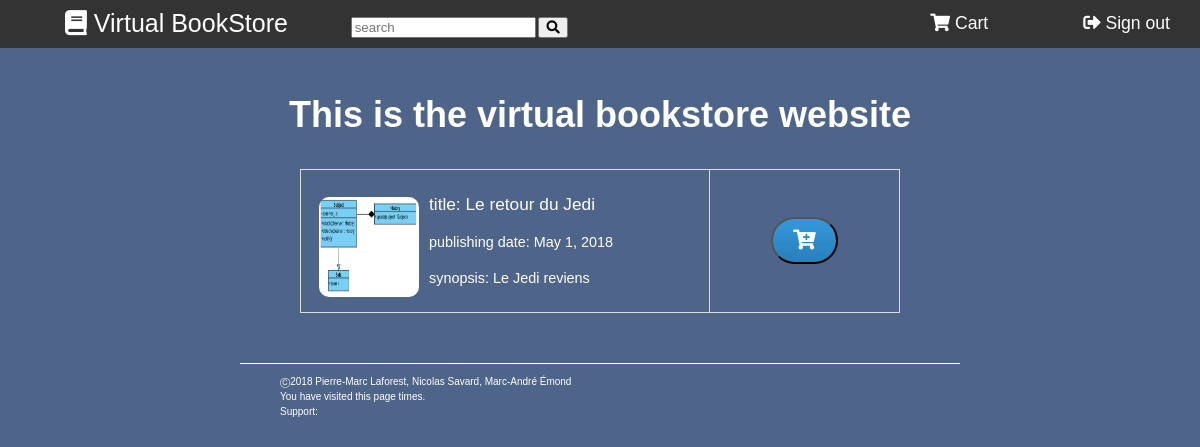
The app's page /shop/view_cart/ (signed in) with its own data.
### books/models.py (models this page shows, shortened)
class Book(models.Model):
    title = models.CharField(max_length=200)
    pub_date = models.DateField('date published', null=True,  blank=True)
    synopsis = models.TextField(max_length=2500,blank=True)
    path_to_img = models.CharField(max_length=260)
    photo = models.ImageField(upload_to='books', null=True)
    buy_price = models.FloatField(blank=True, null=True)
    rent_price = models.FloatField(blank=True, null=True)
    authors = models.ManyToManyField(Author, verbose_name="Author")
    genres  = models.ManyToManyField(Genre, verbose_name="Genre")

### online_shop/views.py (the view)
# urls.py: path('view_cart/', views.view_cart, name='view_cart'),
@login_required
def view_cart(request):
    user_cart_id = request.session.get("shopping_cart")
    if not user_cart_id:
        user_cart = SessionCart.objects.filter(user=request.user).first()
        if not user_cart:
            a = SessionCart()
            a.user = request.user
            a.save()
            user_cart = a
        request.session["shopping_cart"] = user_cart.id
        request.session.modified = True
    else:
        user_cart = SessionCart.objects.get(id=user_cart_id)
    shopping_cart_books = user_cart.books.all()
    context = {"books": shopping_cart_books, }
    return render(request, "online_shop/shopping_cart.html", context)

### main_site/context_processors.py (called while the page is built)
def settings(request):
    return {'settings': SiteSettings.load()}

### main_site/models.py (called while the page is built)
    def set_cache(self):
        cache.set(self.__class__.__name__, self)

    @classmethod
    def load(cls):
        if cache.get(cls.__name__) is None:
            obj, created = cls.objects.get_or_create(pk=1)
            if not created:
                obj.set_cache()
        return cache.get(cls.__name__)

### online_shop/templates/online_shop/shopping_cart.html (shortened to what this page needs)
{% extends "main_site/base.html" %}
{% block newlinks %}
{% load static %}
<link rel="stylesheet" href="{% static "online_shop/css/view-cart.css" %}">
{% endblock newlinks %}
{% block content %}
<div id="cart-books">
    {% if not books %}
    <h3> Shopping Cart is empty. </h3>
    {% else %}
	<table id="shopping_cart">
		{% for book in books %}
		<tr>
			<td>{% include "books/book.html" with book_desc=book %}</td>
			<td id="remove-from-cart">
				<form method="POST" action="{% url 'online_shop:remove_from_cart' book.id  %}">
					<button class="btn" type="submit" name="next" value="{{ request.path }}">
						<i class="fas fa-cart-plus"></i>
					</button>
				</form>
			</td>
		</tr>
		{% endfor %}
	</table>
    {% endif %}
</div>
{% endblock %}

### books/templates/books/book.html (shortened to what this page needs)
{% block book %}
<div class='book'>
    {% if book_desc.photo%}
	<a href = "{% url 'books:get_info' book_desc.id  %}">
		<img id='books-img' src="{{ MEDIA_URL }}{{ book_desc.photo.url }}">
	</a>
	{% endif %}
    {% if book_desc.title %}
	<p id='books-title'>
		<a href = "{% url 'books:get_info' book_desc.id  %}">title: {{ book_desc.title }} </a>
	</p>
	{% endif %}
    {% if book_desc.pub_date %}
	<p id='books-pubdate'> publishing date: {{ book_desc.pub_date }} </p>
	{% endif %}
    {% if book_desc.synopsis %}
	<p id='books-synopsis'> synopsis: {{ book_desc.synopsis }} </p>
	{% endif %}
</div>
{% endblock %}

### static/css/styles.css (style rules this page uses)
html { font-size: 100%; height: 100%; }
body { margin: 0px; min-height: 92%; padding-bottom: 3%; font-size: 62.5%; font-family: Verdana, Arial, Helvetica, sans-serif; position:relative; line-height: 1.5; background-color: rgb(79,100,137); color: rgb(255,255,255); }
p { font-size: 1.2em; margin-bottom: 1.0em; }
.text-section a { text-decoration: none; font-size: 1.2em; margin-bottom: 1.1em; color: rgb(255,255,255); }
#books-img { border-radius: 10%; }
.btn { background: #3498db; background-image: -webkit-linear-gradient(top, #3498db, #2980b9); background-image: -moz-linear-gradient(top, #3498db, #2980b9); background-image: -ms-linear-gradient(top, #3498db, #2980b9); background-image: -o-linear-gradient(top, #3498db, #2980b9); background-image: linear-gradient(to bottom, #3498db, #2980b9); -webkit-border-radius: 28; -moz-border-radius: 28; border-radius: 28px; font-family: Arial; color: #ffffff; font-size: 20px; padding: 10px 20px 10px 20px; text-decoration: none; }

### online_shop/static/online_shop/css/view-cart.css (style rules this page uses)
#cart-books table { width: 50%; margin: auto; border-collapse: collapse; }
#cart-books img { float: left; margin: 5px 10px; height: 100px; width: 100px; }
#cart-books button { margin: auto 5px; }
#cart-books td, #cart-books th { border: 1px solid #ddd; padding: 8px; }
#remove-from-cart { text-align: center; }

### records on screen
Book: photo (picture), title "Le retour du Jedi", pub_date "May 1, 2018", synopsis "Le Jedi reviens"
